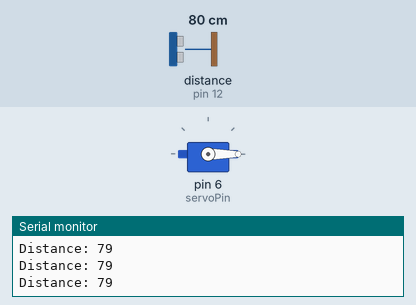
A sketch run on a simulated Arduino Uno, built with avr-gcc and run on an emulated ATmega328P. Parts: servo, the last lines printed to the serial monitor. Wiring (inferred from the names in the program): ultrasonic range finder: trigger pin 13; echo pin 12. The test bench sets the inputs (shaded band); at power-on: distance to the obstacle (sensor on pin 12) 80 cm. The echo pulse lasts 58.3 µs per cm.

Above: at 1.2 s.
1.3 s: distance to the obstacle (sensor on pin 12) set to 23 cm
2.8 s: distance to the obstacle (sensor on pin 12) set to 18 cm
At 3.0 s:
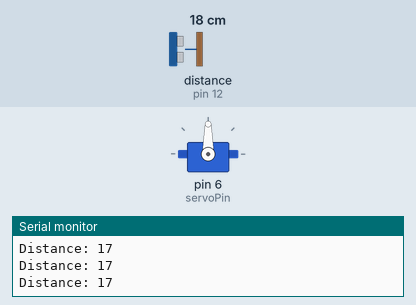
5.8 s: distance to the obstacle (sensor on pin 12) set to 120 cm
7.3 s: distance to the obstacle (sensor on pin 12) set to 4 cm
At 7.49 s:
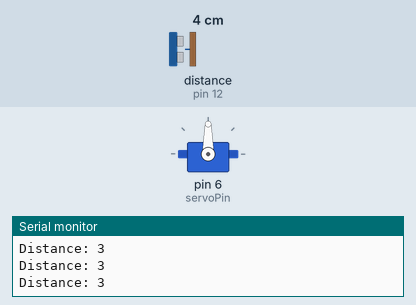
Timing chart, 0 to 10.3 s (numbered marks = the images above; inputs shaded):
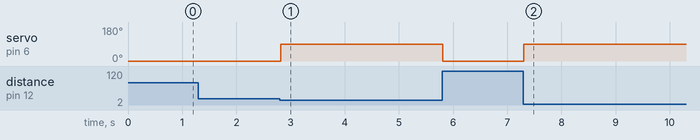

Measured:
- the behaviour switches between 21 and 20 cm on distance to the obstacle (sensor on pin 12) (found by bisection; images 0 and 1)
- after the input at 2.8 s, servo on pin 6 (servoPin): 0° → 90° at once
- after the input at 5.8 s, servo on pin 6 (servoPin): 90° → 0° at once
- after the input at 7.3 s, servo on pin 6 (servoPin): 0° → 90° at once

The sketch:

Hello.ino
```cpp
#include <Servo.h>

Servo myServo;

const int trigPin = 13;
const int echoPin = 12;
const int servoPin = 6;
int servoAngle;

long duration;
int distance;

void setup() {
  pinMode(trigPin, OUTPUT);
  pinMode(echoPin, INPUT);
  Serial.begin(9600);
  myServo.attach(servoPin);
}

void loop() {
  myServo.write(0);
  digitalWrite(trigPin, LOW);
  delayMicroseconds(2);
  digitalWrite(trigPin, HIGH);
  delayMicroseconds(10);
  digitalWrite(trigPin, LOW);
  duration = pulseIn(echoPin, HIGH);
  distance = duration * 0.034 / 2;
  Serial.print("Distance: ");
  Serial.println(distance);

  if(distance < 20) {
    myServo.write(90);
    delay(30);
  } else {
    myServo.write(0);
    delay(35);
  }


  // int servoAngle = map(distance, 0, 30, 0, 179);
  //  myServo.write(servoAngle);

}
```
